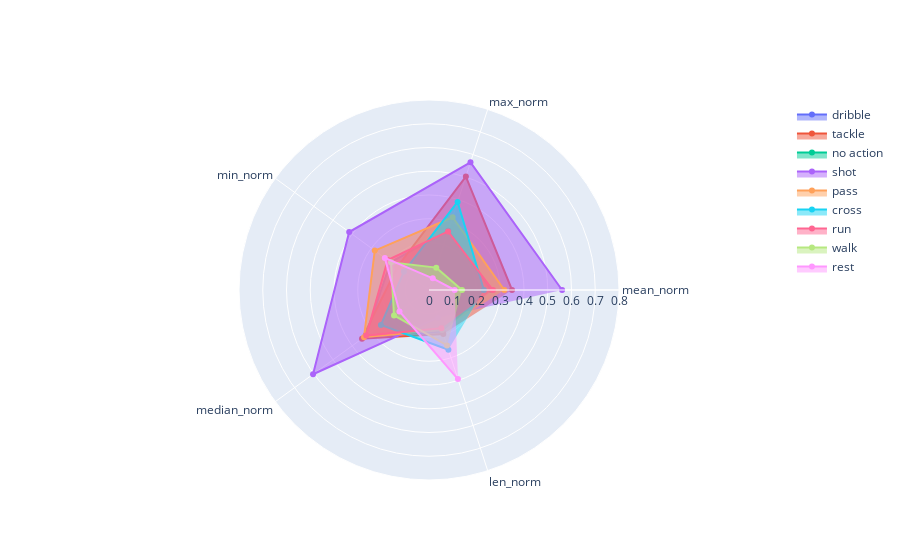

The notebook cell saved with this chart:
### Code cell
# Plotting radar charts to be able to visualize the main differences on the selected characteristics

fig = go.Figure()
for label in labels:
    fig.add_trace(go.Scatterpolar(r=list(dict_data1_analysis_normalized[label].values()), theta=metrics, fill='toself', name=label))
fig.update_layout(polar=dict(radialaxis=dict(visible=True,range=[0, 0.8])))
fig.show()

### Figure 1 — Plotly figure (JSON) as saved in the notebook; plotly's stock layout.template omitted (floating-point values rounded to 4 significant figures)
{"data": [{"fill": "toself", "name": "dribble", "r": [0.2616, 0.2623, 0.1999, 0.3298, 0.1832], "theta": ["mean_norm", "max_norm", "min_norm", "median_norm", "len_norm"], "type": "scatterpolar"}, {"fill": "toself", "name": "tackle", "r": [0.3496, 0.5024, 0.1649, 0.3488, 0.1947], "theta": ["mean_norm", "max_norm", "min_norm", "median_norm", "len_norm"], "type": "scatterpolar"}, {"fill": "toself", "name": "no action", "r": [null, null, null, null, null], "theta": ["mean_norm", "max_norm", "min_norm", "median_norm", "len_norm"], "type": "scatterpolar"}, {"fill": "toself", "name": "shot", "r": [0.5604, 0.5651, 0.4154, 0.6035, 0.1226], "theta": ["mean_norm", "max_norm", "min_norm", "median_norm", "len_norm"], "type": "scatterpolar"}, {"fill": "toself", "name": "pass", "r": [0.3173, 0.322, 0.2823, 0.3381, 0.1768], "theta": ["mean_norm", "max_norm", "min_norm", "median_norm", "len_norm"], "type": "scatterpolar"}, {"fill": "toself", "name": "cross", "r": [0.2311, 0.3897, 0.1307, 0.2502, 0.2643], "theta": ["mean_norm", "max_norm", "min_norm", "median_norm", "len_norm"], "type": "scatterpolar"}, {"fill": "toself", "name": "run", "r": [0.2692, 0.2594, 0.2151, 0.3265, 0.1689], "theta": ["mean_norm", "max_norm", "min_norm", "median_norm", "len_norm"], "type": "scatterpolar"}, {"fill": "toself", "name": "walk", "r": [0.139, 0.09905, 0.1979, 0.1821, 0.2456], "theta": ["mean_norm", "max_norm", "min_norm", "median_norm", "len_norm"], "type": "scatterpolar"}, {"fill": "toself", "name": "rest", "r": [0.108, 0.05147, 0.2301, 0.1535, 0.3944], "theta": ["mean_norm", "max_norm", "min_norm", "median_norm", "len_norm"], "type": "scatterpolar"}], "layout": {"polar": {"radialaxis": {"range": [0, 0.8], "visible": true}}}}
